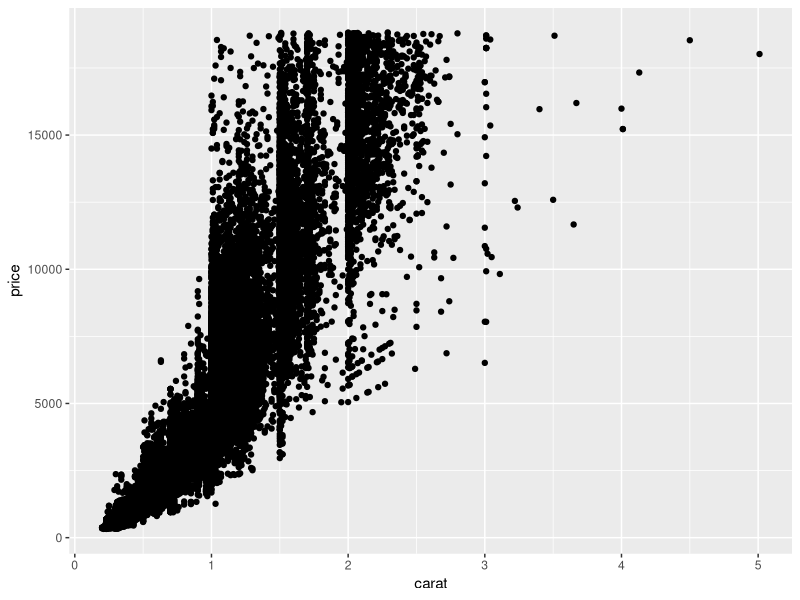
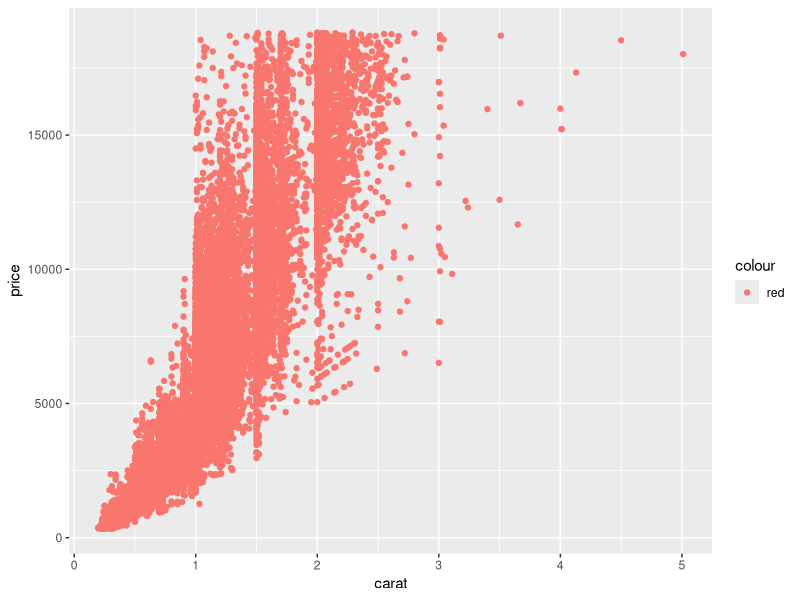
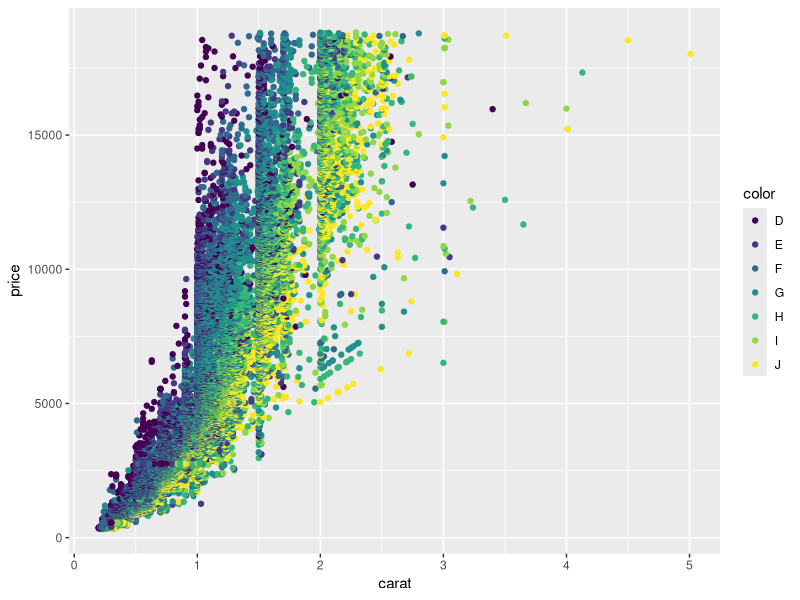
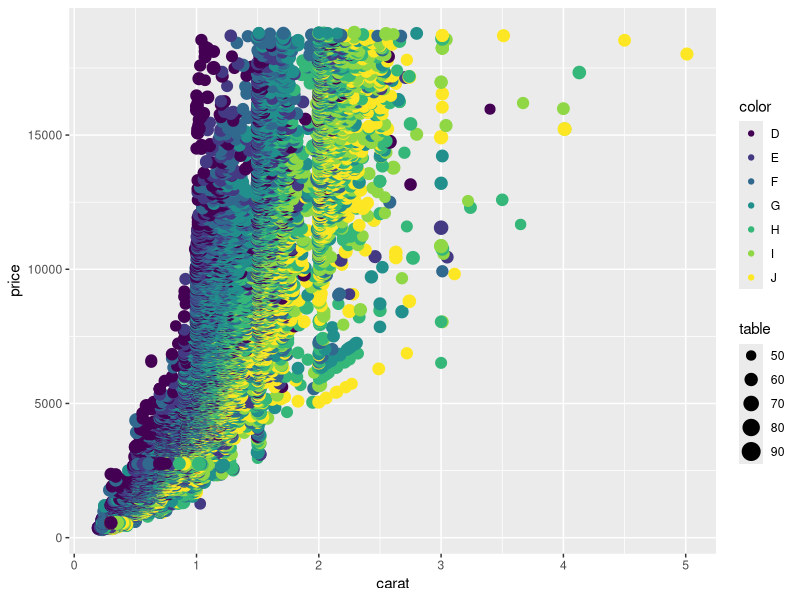
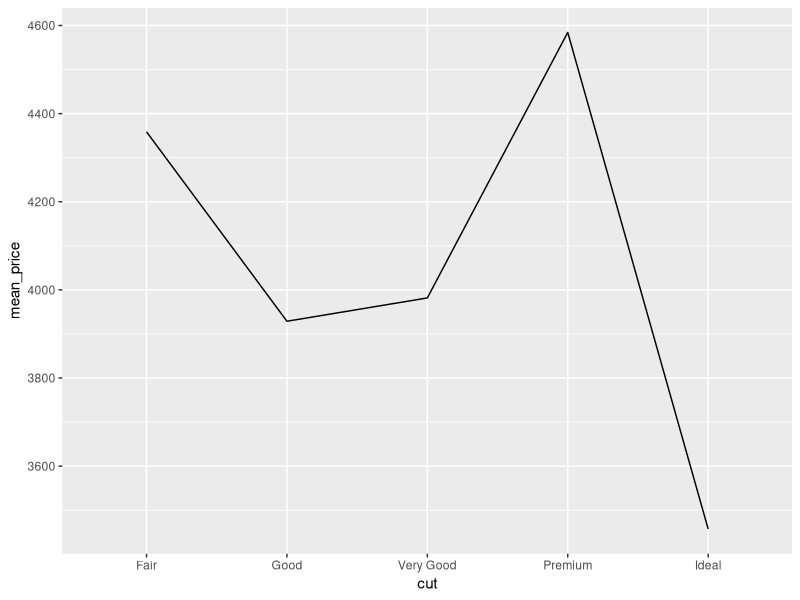
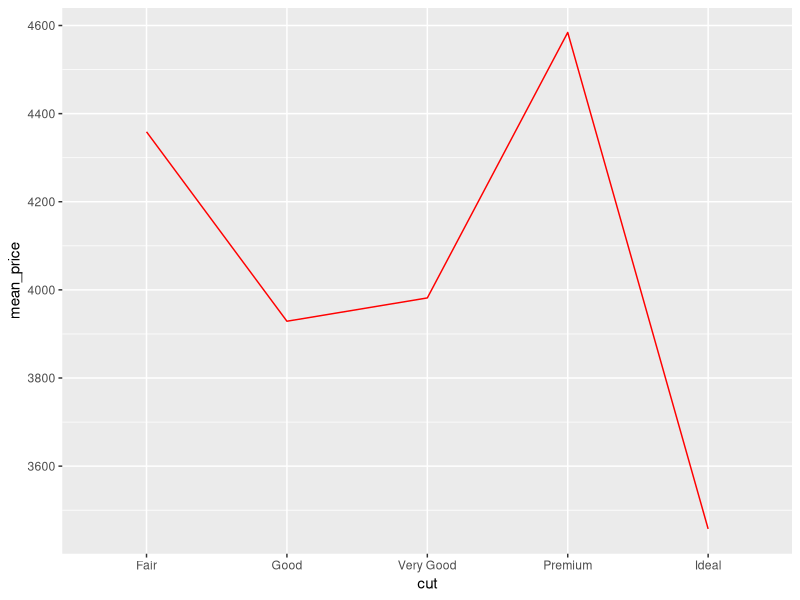
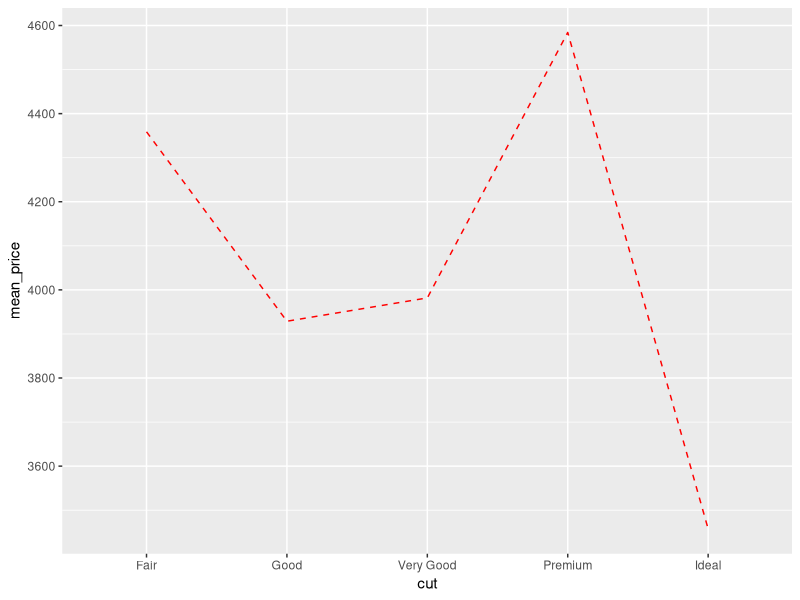
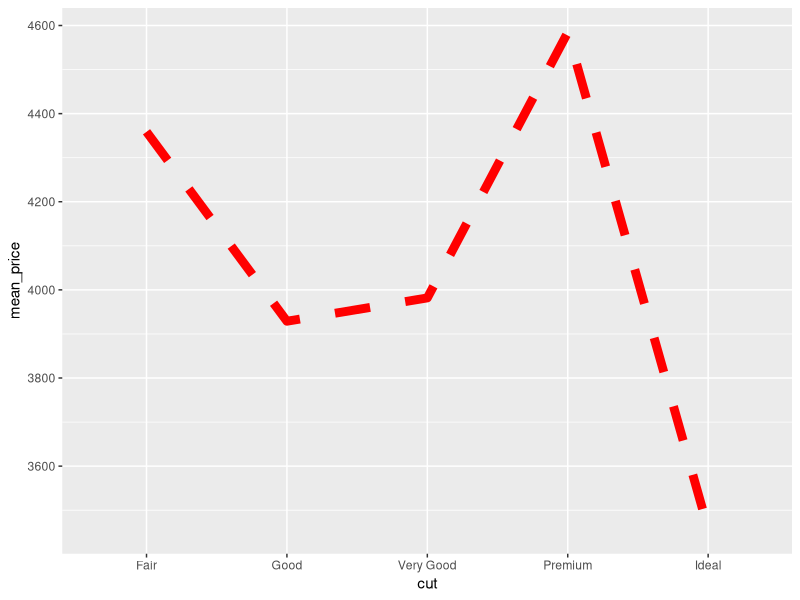

Reproduce these figures in R, in order.
## ---- chunk 1
library(ggplot2)
library(dplyr)
## ---- chunk 2
# ggplot2 실습을 위해 내장 데이터셋 diamonds 를 사용한다.
head(diamonds,5) 
## ---- chunk 3
diamonds %>% 
  ggplot(aes(x = carat, y = price)) + 
  geom_point()
## ---- chunk 4
diamonds %>% 
  ggplot(aes(x = carat, y = price, color = "red")) + 
  geom_point()
## ---- chunk 5
diamonds %>% 
  ggplot(aes(x = carat, y = price)) + 
  geom_point(aes(color = color))
## ---- chunk 6
diamonds %>% 
  ggplot(aes(x = carat, y = price)) + 
  geom_point(aes(color = color, size = table))
## ---- chunk 7
diamonds %>% 
  group_by(cut) %>% 
  summarise(mean_price = mean(price)) %>%  # cut을 기준으로 price의 평균값을 가지는 mean_price 별로 집계
  ggplot(aes(x = cut, y = mean_price)) +
  geom_line(group = 1)
## ---- chunk 8
diamonds %>% 
  group_by(cut) %>% 
  summarise(mean_price = mean(price)) %>%  # cut을 기준으로 price의 평균값을 가지는 mean_price 별로 집계
  ggplot(aes(x = cut, y = mean_price)) +
  geom_line(group = 1, color = "red")
## ---- chunk 9
diamonds %>% 
  group_by(cut) %>% 
  summarise(mean_price = mean(price)) %>%  # cut을 기준으로 price의 평균값을 가지는 mean_price 별로 집계
  ggplot(aes(x = cut, y = mean_price)) +
  geom_line(group = 1, color = "red", linetype = 2)
## ---- chunk 10
diamonds %>% 
  group_by(cut) %>% 
  summarise(mean_price = mean(price)) %>%  # cut을 기준으로 price의 평균값을 가지는 mean_price 별로 집계
  ggplot(aes(x = cut, y = mean_price)) +
  geom_line(group = 1, color = "red", linetype = 2, size = 3)
## ---- chunk 11
diamonds %>% 
  group_by(cut) %>% 
  summarise(mean_price = mean(price)) %>% 
  ggplot(aes(x=cut, y=mean_price)) + 
  geom_bar(stat = "identity") 
## ---- chunk 12
diamonds %>% 
  group_by(cut,color) %>% 
  summarise(n = n()) %>% 
  ggplot(aes(x=cut, y=n, fill=color)) + 
  geom_bar(stat = "identity") 
## ---- chunk 13
diamonds %>% 
  group_by(cut,color) %>% 
  summarise(n = n()) %>% 
  ggplot(aes(x=cut, y=n, fill=color)) + 
  geom_bar(stat = "identity", position="dodge") 
## ---- chunk 14
diamonds %>% 
  group_by(cut,color) %>% 
  summarise(n = n()) %>% 
  ggplot(aes(x=cut, y=n, fill=color)) + 
  geom_bar(stat = "identity", position="dodge") +
  coord_flip()
## ---- chunk 15
diamonds %>% 
  group_by(cut,color) %>% 
  summarise(n = n()) %>% 
  ggplot(aes(x=cut, y=n, fill=color)) + 
  geom_bar(stat = "identity", position="fill") +
  coord_flip()
## ---- chunk 16
diamonds %>% 
  ggplot(aes(x=table)) + 
  geom_histogram(binwidth = 1, fill = "white", color = "black")

## ---- chunk 17
diamonds %>% 
  ggplot(aes(x=table)) + 
  geom_histogram(binwidth = 5, fill = "white", color = "black")

## ---- chunk 18
diamonds %>% 
  ggplot(aes(x=table)) + 
  geom_histogram(binwidth = 5, fill = "green", color = "red")

## ---- chunk 19
diamonds %>% 
  ggplot(aes(x= color, y = carat)) + 
  geom_boxplot()

## ---- chunk 20
diamonds %>% 
  ggplot(aes(x= color, y = carat)) + 
  geom_boxplot(fill = "slategrey", color = "darkgray", width = 0.3)

## ---- chunk 21
diamonds %>% 
  ggplot(aes(x= color, y = carat)) + 
  geom_boxplot(fill = "slategrey", color = "darkgray", width = 0.3) +
  stat_summary(fun="mean", geom="point", shape=19, size=2, fill="black") 

## ---- chunk 22

# sample Data
sunspotyear <- data.frame(Year     = as.numeric(time(sunspot.year)),
                          Sunspots = as.numeric(sunspot.year))
# 음영 영역 그래프 그리기
sunspotyear %>% 
  ggplot(aes(x = Year, y = Sunspots)) + 
  geom_area()
## ---- chunk 23

# sample Data
sunspotyear <- data.frame(Year     = as.numeric(time(sunspot.year)),
                          Sunspots = as.numeric(sunspot.year))
# 음영 영역 그래프 그리기
sunspotyear %>% 
  ggplot(aes(x = Year, y = Sunspots)) + 
  geom_area(fill = "blue", color = "red")
